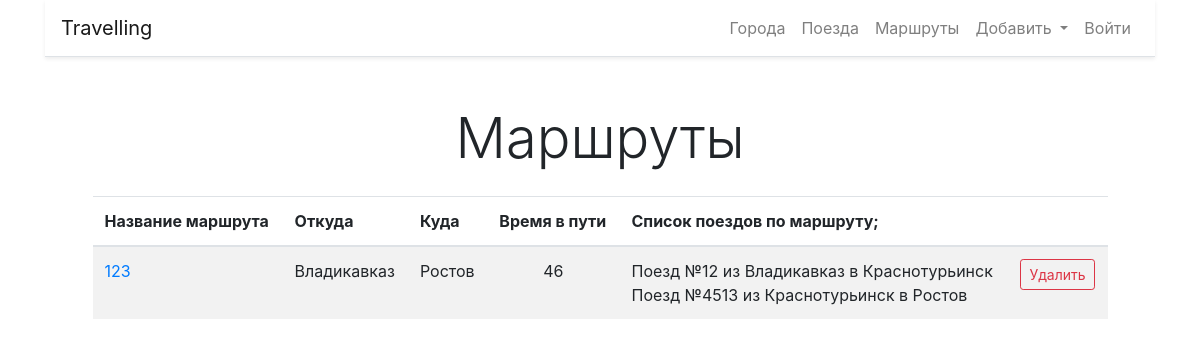
Page /detail/1/ on the committed database.
### routes/models.py (models this page shows, shortened)
class Route(models.Model):
    name = models.CharField(max_length=100, verbose_name='Наименование маршрута', unique=True)
    from_city = models.CharField(max_length=100, verbose_name='Откуда', unique=True)
    to_city = models.CharField(max_length=100, verbose_name='Куда', unique=True)
    across_cities = models.ManyToManyField(Train, blank=True, verbose_name='Через города')
    travel_time = models.IntegerField(verbose_name='Время в пути')
    class Meta(object):
        verbose_name = 'Маршрут'
        verbose_name_plural = 'Маршруты'
        ordering = ['name']

### trains/models.py (models this page shows, shortened)
class Train(models.Model):
    name = models.CharField(max_length=50, unique=True, verbose_name="Номер поезда")
    from_city = models.ForeignKey(City, verbose_name='Откуда', on_delete=models.CASCADE, related_name='from_city')
    to_city = models.ForeignKey(City, verbose_name='Куда', on_delete=models.CASCADE, related_name='to_city')
    travel_time = models.IntegerField(verbose_name='Время в пути')
    class Meta:
        verbose_name = 'Поезд'
        verbose_name_plural = 'Поезда'
        ordering = ['name']
    def __str__(self):
        return "Поезд №{} из {} в {}".format(self.name, self.from_city, self.to_city)

### cities/models.py (models this page shows)
class City(models.Model):
    name = models.CharField(max_length=100, unique=True, verbose_name='Город')
    class Meta:
        verbose_name = 'Город'
        verbose_name_plural = 'Города'
        ordering = ['name']
    def __str__(self):
        return self.name

### routes/views.py (the view)
# urls.py: path('detail/<int:pk>/', RouteDetailView.as_view(), name='detail'),
class RouteDetailView(DetailView):
    queryset = Route.objects.all()
    context_object_name = 'object'
    template_name = 'routes/detail.html'

### templates/routes/detail.html (shortened to what this page needs)
{% extends 'base.html' %}
{% block content %}
    <div class="display-4 text-center my-4">Маршруты</div>
    <div class="row">
        <div class="col-md-11 mx-auto">
            <table class="table table-striped ">
                <thead>
                <tr>
                    <th>Название маршрута</th>
                    <th>Откуда</th>
                    <th>Куда</th>
                    <th>Время в пути</th>
                    <th> Список поездов по маршруту;</th>
                    <th> &nbsp;</th>
                </tr>
                </thead>
                <tbody>
                <tr>
                    <td><a href="{% url 'train:detail' pk=object.pk %}">{{ object.name }}</a></td>
                    <td>{{ object.from_city }}</td>
                    <td>{{ object.to_city }}</td>
                    <td class="text-center">{{ object.travel_time }}</td>
                    <td >
                        {% for tr in object.across_cities.all %}
                            {{ tr }}<br/>
                        {% endfor %}
                    </td>
                    <td><a href="{% url 'delete' pk=object.pk %}"
                           class="btn btn-outline-danger btn-sm">Удалить</a>
                    </td>
                </tr>
                </tbody>
            </table>
        </div>
    </div>
{% endblock %}

### rows in the picture
Route: name "123", from_city "Владикавказ", to_city "Ростов", travel_time "46"
Train: name+from_city+to_city "Поезд №12 из Владикавказ в Краснотурьинск"
Train: name+from_city+to_city "Поезд №4513 из Краснотурьинск в Ростов"
